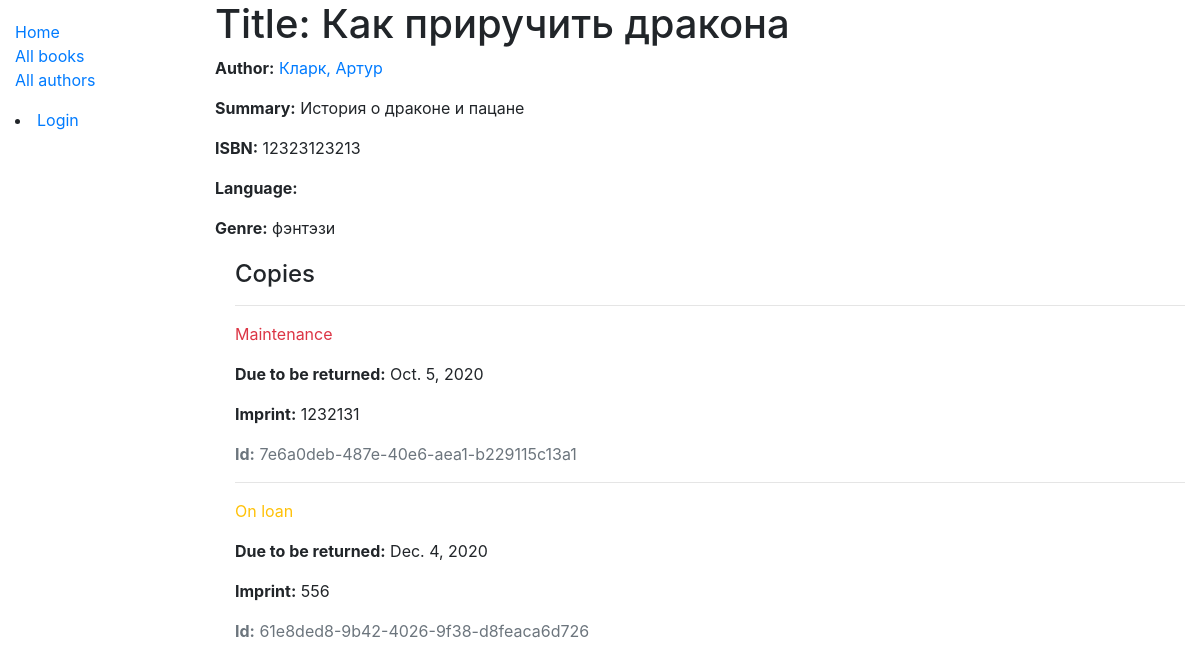
/catalog/book/1, run on the app's committed database.
### catalog/models.py (models this page shows, shortened)
class Book(models.Model):
    title = models.CharField(max_length=200)
    author = models.ForeignKey('Author', on_delete=models.SET_NULL, null=True)
    summary = models.TextField(max_length=1000, help_text='Enter a brief description of the book')
    isbn = models.CharField('ISBN', max_length=13,
                            help_text='13 Character <a href="https://www.isbn-international.org/content/what-isbn">ISBN number</a>')
    genre = models.ManyToManyField(Genre, help_text='Select a genre for this book')
    def display_genre(self):
        """Create a string for the Genre. This is required to display genre in Admin."""
        return ', '.join(genre.name for genre in self.genre.all()[:3])
    display_genre.short_description = 'Genre'

class Author(models.Model):
    first_name = models.CharField(max_length=100)
    last_name = models.CharField(max_length=100)
    date_of_birth = models.DateField(null=True, blank=True)
    date_of_death = models.DateField('Died', null=True, blank=True)
    class Meta:
        ordering = ['last_name', 'first_name']
    def __str__(self):
        return f'{self.last_name}, {self.first_name}'

class Genre(models.Model):
    name = models.CharField(max_length=200, help_text='Enter a book genre (e.g. Science Fiction)')
    def __str__(self):
        return self.name

class BookInstance(models.Model):
    id = models.UUIDField(primary_key=True, default=uuid.uuid4, help_text='Unique ID for this particular book across whole library')
    book = models.ForeignKey('Book', on_delete=models.SET_NULL, null=True)
    imprint = models.CharField(max_length=200)
    due_back = models.DateField(null=True, blank=True)
    borrower = models.ForeignKey(User, on_delete=models.SET_NULL, null=True, blank=True)
    LOAN_STATUS = (
        ('m', 'Maintenance'),
        ('o', 'On loan'),
        ('a', 'Available'),
        ('r', 'Reserved'),
    )
    status = models.CharField(
        max_length=1,
        choices=LOAN_STATUS,
        blank=True,
        default='m',
        help_text='Book availability',
    )
    class Meta:
        ordering = ['due_back']
        permissions = (("can_mark_returned", "Set book as returned"),)

### catalog/views.py (the view)
# urls.py: path('book/<int:pk>', views.BookDetailView.as_view(), name='book-detail'),
class BookDetailView(generic.DetailView):
    model = Book

### catalog/templates/catalog/book_detail.html (shortened to what this page needs)
{% extends "base_generic.html" %}
{% block content %}
  <h1>Title: {{ book.title }}</h1>
  <p><strong>Author:</strong> <a href="{% url 'author-detail' book.author.pk %}">{{ book.author }}</a></p>
  <p><strong>Summary:</strong> {{ book.summary }}</p>
  <p><strong>ISBN:</strong> {{ book.isbn }}</p>
  <p><strong>Language:</strong> {{ book.language }}</p>
  <p><strong>Genre:</strong> {{ book.genre.all|join:", " }}</p>
  <div style="margin-left:20px;margin-top:20px">
    <h4>Copies</h4>
    {% for copy in book.bookinstance_set.all %}
      <hr>
      <p class="{% if copy.status == 'a' %}text-success{% elif copy.status == 'm' %}text-danger{% else %}text-warning{% endif %}">
        {{ copy.get_status_display }}
      </p>
      {% if copy.status != 'a' %}
        <p><strong>Due to be returned:</strong> {{ copy.due_back }}</p>
      {% endif %}
      <p><strong>Imprint:</strong> {{ copy.imprint }}</p>
      <p class="text-muted"><strong>Id:</strong> {{ copy.id }}</p>
    {% endfor %}
  </div>
{% endblock %}

### data on the page
Book: title "Как приручить дракона", author "Кларк, Артур", summary "История о драконе и пацане", isbn "12323123213", genre.all "фэнтэзи"
BookInstance: status "Maintenance", due_back "Oct. 5, 2020", imprint "1232131", id "7e6a0deb-487e-40e6-aea1-b229115c13a1"
BookInstance: status "On loan", due_back "Dec. 4, 2020", imprint "556", id "61e8ded8-9b42-4026-9f38-d8feaca6d726"
